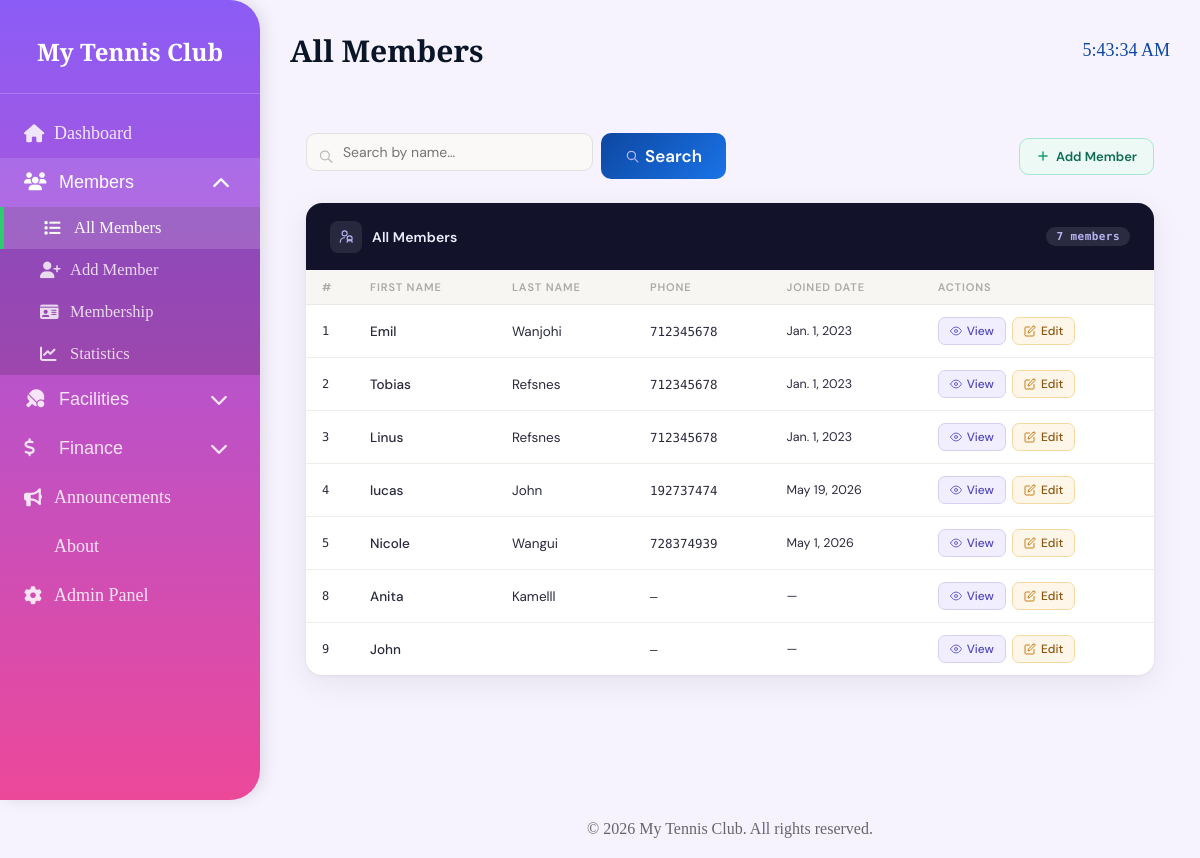
Page /members/list/ (signed in) on the committed database.
### members/models.py (models this page shows)
class Member(models.Model):
    firstname = models.CharField(max_length=255)
    lastname = models.CharField(max_length=255)
    phone = models.IntegerField(null=True)
    joined_date = models.DateField(null=True)

### members/views.py (the view)
# urls.py: path('list/', views.members_list, name='members_list'),
@login_required
def members_list(request):
    query = request.GET.get('search', '')
    if query:
        all_members = Member.objects.filter(
            firstname__icontains=query
        ) | Member.objects.filter(
            lastname__icontains=query
        )
    else:
        all_members = Member.objects.all()
    context = {
        'mymembers': all_members,
        'query': query,
    }
    return render(request, 'members/list.html', context)

### members/templates/members/list.html (shortened to what this page needs)
{% extends "members/master.html" %}
{% block page_title %}All Members{% endblock %}
{% block content %}
<div class="ml-page">
  <div class="ml-topbar">
    <form method="GET" action="{% url 'members_list' %}" class="ml-search-form">
      <div class="ml-search-wrap">
        <input type="text" name="search" placeholder="Search by name…" value="{{ query }}">
      </div>
      <button type="submit" class="ml-btn-search">
        <svg viewBox="0 0 24 24"><circle cx="11" cy="11" r="7"/><line x1="16.5" y1="16.5" x2="22" y2="22"/></svg>
        Search
      </button>
    </form>
    <a href="/members/add/" class="ml-btn-add">
      <svg viewBox="0 0 24 24"><line x1="12" y1="5" x2="12" y2="19"/><line x1="5" y1="12" x2="19" y2="12"/></svg>
      Add Member
    </a>
  </div>
  <div class="ml-card">
    <div class="ml-card-header">
      <div class="ml-card-header-left">
        <div class="ml-card-hicon">
          <svg viewBox="0 0 24 24"><circle cx="9" cy="7" r="4"/><path d="M2 21c0-4 3.1-7 7-7"/><circle cx="17" cy="15" r="4"/><path d="M13 21c0-2.2 1.8-4 4-4s4 1.8 4 4"/></svg>
        </div>
        <h3>All Members</h3>
      </div>
      <span class="ml-count-badge">{{ mymembers|length }} member{{ mymembers|length|pluralize }}</span>
    </div>
    {% if mymembers %}
    <div class="ml-table-wrap">
      <table class="ml-table">
        <thead>
          <tr>
            <th>#</th>
            <th>First Name</th>
            <th>Last Name</th>
            <th>Phone</th>
            <th>Joined Date</th>
            <th>Actions</th>
          </tr>
        </thead>
        <tbody>
          {% for x in mymembers %}
          <tr>
            <td class="ml-id">{{ x.id }}</td>
            <td class="ml-name-first">{{ x.firstname }}</td>
            <td>{{ x.lastname }}</td>
            <td class="ml-phone">{{ x.phone|default:"—" }}</td>
            <td class="ml-date">{{ x.joined_date|default:"—" }}</td>
            <td>
              <div class="ml-actions">
                <a class="ml-btn-view" href="{% url 'details' x.id %}">
                  <svg viewBox="0 0 24 24"><path d="M1 12s4-8 11-8 11 8 11 8-4 8-11 8-11-8-11-8z"/><circle cx="12" cy="12" r="3"/></svg>
                  View
                </a>
                <a class="ml-btn-edit" href="{% url 'edit' x.id %}">
                  <svg viewBox="0 0 24 24"><path d="M11 4H4a2 2 0 0 0-2 2v14a2 2 0 0 0 2 2h14a2 2 0 0 0 2-2v-7"/><path d="M18.5 2.5a2.121 2.121 0 0 1 3 3L12 15l-4 1 1-4 9.5-9.5z"/></svg>
                  Edit
                </a>
              </div>
            </td>
          </tr>
          {% endfor %}
        </tbody>
      </table>
    </div>
    {% endif %}
  </div>
</div>
{% endblock %}

### members/templates/members/master.html (shortened to what this page needs)
<!DOCTYPE html>
<html>
<head>
    <link rel="stylesheet" href="https://cdnjs.cloudflare.com/ajax/libs/font-awesome/6.5.0/css/all.min.css">
</head>
<body>
<div class="wrapper">
    <div class="sidebar">
        <div class="logo">My Tennis Club</div>
        <a href="/members/" {% if request.path == '/members/' %}class="active"{% endif %}>
            <i class="fas fa-house"></i> Dashboard
        </a>
        <div class="nav-group">
            <button class="nav-group-btn {% if request.path == '/members/list/' or request.path == '/members/add/' or request.path == '/members/membership/' or request.path == '/members/stats/' %}open{% endif %}"
                onclick="toggleGroup(this)">
                <span><i class="fas fa-users"></i> Members</span>
                <i class="fas fa-chevron-down arrow"></i>
            </button>
            <div class="nav-group-items {% if request.path == '/members/list/' or request.path == '/members/add/' or request.path == '/members/membership/' or request.path == '/members/stats/' %}open{% endif %}">
                <a href="/members/list/" {% if request.path == '/members/list/' %}class="active"{% endif %}>
                    <i class="fas fa-list"></i> All Members
                </a>
                <a href="/members/add/" {% if request.path == '/members/add/' %}class="active"{% endif %}>
                    <i class="fas fa-user-plus"></i> Add Member
                </a>
                <a href="/members/membership/" {% if request.path == '/members/membership/' %}class="active"{% endif %}>
                    <i class="fas fa-id-card"></i> Membership
                </a>
                <a href="/members/stats/" {% if request.path == '/members/stats/' %}class="active"{% endif %}>
                    <i class="fas fa-chart-line"></i> Statistics
                </a>
            </div>
        </div>
        <div class="nav-group">
            <button class="nav-group-btn {% if request.path == '/members/courts/' or request.path == '/members/schedule/' %}open{% endif %}"
                onclick="toggleGroup(this)">
                <span><i class="fas fa-table-tennis-paddle-ball"></i> Facilities</span>
                <i class="fas fa-chevron-down arrow"></i>
            </button>
        </div>
        <div class="nav-group">
            <button class="nav-group-btn {% if request.path == '/members/payments/' %}open{% endif %}"
                onclick="toggleGroup(this)">
                <span><i class="fas fa-dollar-sign"></i> Finance</span>
                <i class="fas fa-chevron-down arrow"></i>
            </button>
        </div>
        <a href="/members/announcements/" {% if request.path == '/members/announcements/' %}class="active"{% endif %}>
            <i class="fas fa-bullhorn"></i> Announcements
        </a>
        <a href="/members/about/" {% if request.path == '/members/about/' %}class="active"{% endif %}>
             About
        </a>
        <a href="/admin/">
            <i class="fas fa-cog"></i> Admin Panel
        </a>
    </div>
    <div class="main">
        <div class="topbar">
            <h1>{% block page_title %}Dashboard{% endblock %}</h1>
            <span id="clock"></span>
        </div>
        {% block content %}{% endblock %}
    </div>
</div>
<footer style="margin-left: 260px; padding: 20px; text-align: center; color: #666;">
    <p>&copy; {% now "Y" %} My Tennis Club. All rights reserved.</p>
</footer>
</body>
</html>

### members/templates/members/master.html (style rules this page uses)
* { margin: 0; padding: 0; box-sizing: border-box; }
body { font-family: 'Cormorant Garamond', serif; background: #f6f3ff; min-height: 100vh; }
.wrapper { display: flex; min-height: 100vh; }
.sidebar { width: 260px; background: linear-gradient(180deg, #8b5cf6 0%, #ec4899 100%); position: fixed; top: 0; left: 0; height: 100vh; padding: 20px 0; border-top-right-radius: 30px; border-bottom-right-radius: 30px; overflow-y: auto; box-shadow: 4px 0 15px rgba(0,0,0,0.1); z-index: 100; }
.logo { color: white; font-size: 24px; font-weight: 600; padding: 15px 20px 25px; border-bottom: 1px solid rgba(255,255,255,0.2); margin-bottom: 15px; text-align: center; }
.sidebar > a { display: flex; align-items: center; padding: 14px 20px; color: rgba(255,255,255,0.85); text-decoration: none; font-size: 18px; transition: all 0.3s ease; border-left: 4px solid transparent; }
.nav-group-btn { display: flex; align-items: center; justify-content: space-between; width: 100%; padding: 14px 20px; background: transparent; border: none; color: rgba(255,255,255,0.85); font-size: 18px; cursor: pointer; transition: all 0.3s ease; text-align: left; border-left: 4px solid transparent; }
.nav-group-btn.open { background: rgba(255,255,255,0.12); color: white; }
.nav-group-btn .arrow { transition: transform 0.3s ease; }
.nav-group-btn.open .arrow { transform: rotate(180deg); }
.nav-group-items { display: none; background: rgba(0,0,0,0.15); }
.nav-group-items.open { display: block; }
.nav-group-items a { display: flex; align-items: center; padding: 11px 20px 11px 40px; color: rgba(255,255,255,0.8); text-decoration: none; font-size: 16.5px; transition: all 0.3s ease; }
.nav-group-items a:hover, .nav-group-items a.active { background: rgba(255,255,255,0.15); color: white; border-left: 4px solid #2ecc71; }
.sidebar i { margin-right: 10px; width: 20px; }
.main { margin-left: 260px; flex: 1; padding: 30px; }
.topbar { display: flex; justify-content: space-between; align-items: center; margin-bottom: 30px; }
.topbar h1 { font-size: 30px; color: #0a1628; }
#clock { font-size: 18px; color: #0d47a1; font-weight: 500; }
button[type="submit"] { background: linear-gradient(135deg, #0d47a1, #1a73e8); color: white; border: none; padding: 12px 24px; border-radius: 10px; cursor: pointer; font-size: 17px; font-family: inherit; }

### rows in the picture
Member: id "1", firstname "Emil", lastname "Wanjohi", phone "712345678", joined_date "Jan. 1, 2023"
Member: id "2", firstname "Tobias", lastname "Refsnes", phone "712345678", joined_date "Jan. 1, 2023"
Member: id "3", firstname "Linus", lastname "Refsnes", phone "712345678", joined_date "Jan. 1, 2023"
Member: id "4", firstname "lucas", lastname "John", phone "192737474", joined_date "May 19, 2026"
Member: id "5", firstname "Nicole", lastname "Wangui", phone "728374939", joined_date "May 1, 2026"
Member: id "8", firstname "Anita", lastname "Kamelll", phone "—", joined_date "—"
Member: id "9", firstname "John", phone "—", joined_date "—"

### other values in the picture
{{ mymembers|length }} "7"
